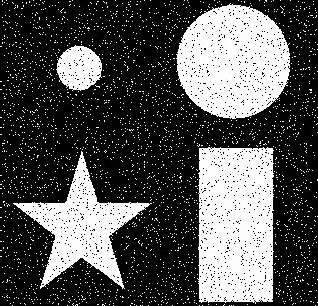
#> input picture Images/figures.jpg, 318 x 306 px, found by its file name
$ python Laboratorio_01_Parizaca_Paul.py
#> lines starting #> are read from the running program, lines starting #| are printed output that depends on the picture
import cv2
import numpy as np
import matplotlib.pyplot as plt

# Lista de imágenes a procesar
imagenes = ['figures.jpg', 'blancoNegro.png', 'figuraV.png', 'ninioB.png', 'riceB.png']

# Ecualizar
def ecualizar_histograma(imagen):
    # Calcula el histograma
    histograma = np.zeros(256)
    for fila in range(imagen.shape[0]):
        for columna in range(imagen.shape[1]):
            histograma[imagen[fila, columna]] += 1

    # Calcula la distribución acumulada (CDF)
    distribucion_acumulada = np.zeros(256)
    distribucion_acumulada[0] = histograma[0]
    for indice in range(1, 256):
        distribucion_acumulada[indice] = distribucion_acumulada[indice-1] + histograma[indice]

    # Normaliza la CDF: (CDF - min(CDF)) * 255 / (total_pixeles - min(CDF))
    # Esto mapea los valores de intensidad a un rango completo de 0 a 255
    minimo_distribucion = np.min(distribucion_acumulada[np.nonzero(distribucion_acumulada)])
    total_pixeles = imagen.shape[0] * imagen.shape[1]
    distribucion_normalizada = ((distribucion_acumulada - minimo_distribucion) * 255 / (total_pixeles - minimo_distribucion)).astype(np.uint8)

    # Aplica la ecualización
    imagen_resultante = np.zeros_like(imagen)
    for fila in range(imagen.shape[0]):
        for columna in range(imagen.shape[1]):
            imagen_resultante[fila, columna] = distribucion_normalizada[imagen[fila, columna]]

    return imagen_resultante, histograma

# Procesa cada imagen
for nombre_imagen in imagenes:
    # Lee la imagen en escala de grises
    imagen_original = cv2.imread(nombre_imagen, cv2.IMREAD_GRAYSCALE)
#> imagen_original is the input picture: shape (306, 318); min 0, max 255, mean 83.2

    # Verifica
    if imagen_original is None:
        print(f"No se pudo cargar '{nombre_imagen}'. Verifica el archivo.")
        continue

    # Calcula histograma inicial
    histograma_inicial = np.zeros(256)
    for fila in range(imagen_original.shape[0]):
        for columna in range(imagen_original.shape[1]):
            histograma_inicial[imagen_original[fila, columna]] += 1

    # Ecualiza la imagen
    imagen_ecualizada, _ = ecualizar_histograma(imagen_original)
#> after the loop in ecualizar_histograma, `for fila in range(imagen.shape[0]):`:
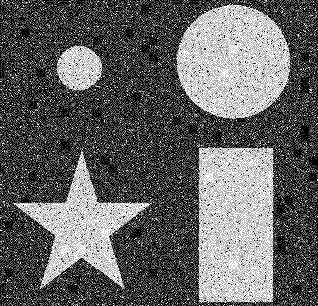
#> imagen_resultante: shape (306, 318); min 0, max 255, mean 101.3

    # Calcula histograma ecualizado
    histograma_final = np.zeros(256)
    for fila in range(imagen_ecualizada.shape[0]):
        for columna in range(imagen_ecualizada.shape[1]):
            histograma_final[imagen_ecualizada[fila, columna]] += 1

    # Crea y muestra la figuras
    plt.figure(figsize=(12, 8))
    plt.subplot(2, 2, 1)
    plt.bar(range(256), histograma_inicial)
    plt.title('Histograma Inicial')
    plt.xlabel('Nivel de Gris')
    plt.ylabel('Frecuencia')

    plt.subplot(2, 2, 2)
    plt.imshow(imagen_original, cmap='gray')
    plt.title('Imagen Original')
    plt.axis('off')

    plt.subplot(2, 2, 3)
    plt.bar(range(256), histograma_final)
    plt.title('Histograma Ecualizado')
    plt.xlabel('Nivel de Gris')
    plt.ylabel('Frecuencia')

    plt.subplot(2, 2, 4)
    plt.imshow(imagen_ecualizada, cmap='gray')
    plt.title('Imagen Ecualizada')
    plt.axis('off')

    plt.tight_layout()
    plt.show()
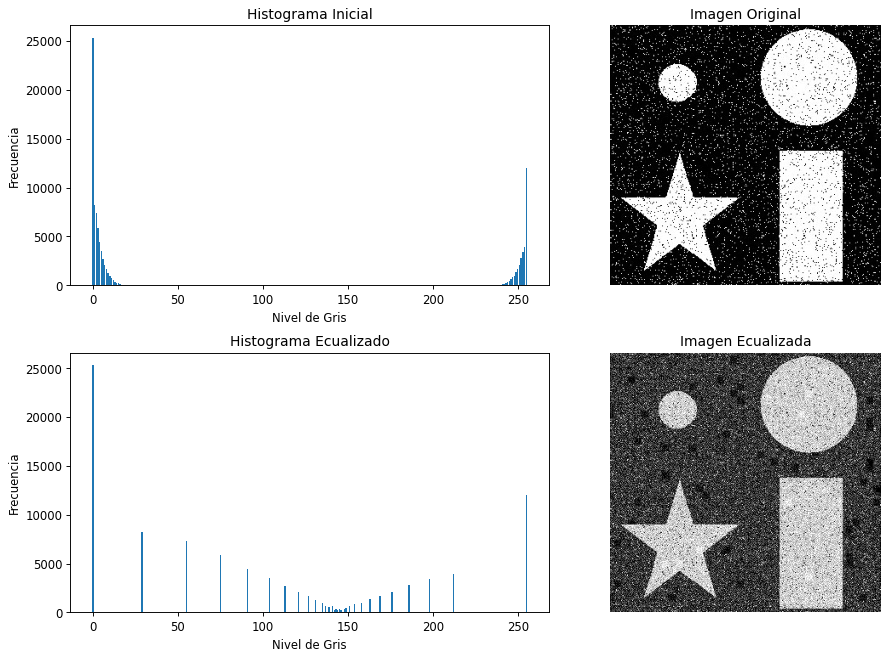
#> figure drawn by matplotlib, 4 panels; panel 1: tallest bar 25300 high, from x = -0.4 to 0.4; panel 3: tallest bar 25300 high, from x = -0.4 to 0.4

    plt.pause(0.1)
#> pass 2 of the loop `for nombre_imagen in imagenes:`:
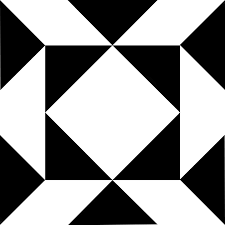
#> input picture Images/blancoNegro.png, 225 x 225 px, found by its file name
#> imagen_original is the input picture: shape (225, 225); min 0, max 255, mean 148.5
#> after the loop in ecualizar_histograma (call 2), `for fila in range(imagen.shape[0]):`:
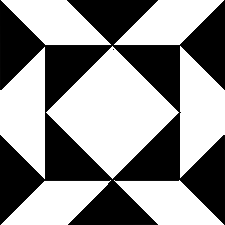
#> imagen_resultante: shape (225, 225); min 0, max 255, mean 144.1
#> `plt.show()`:
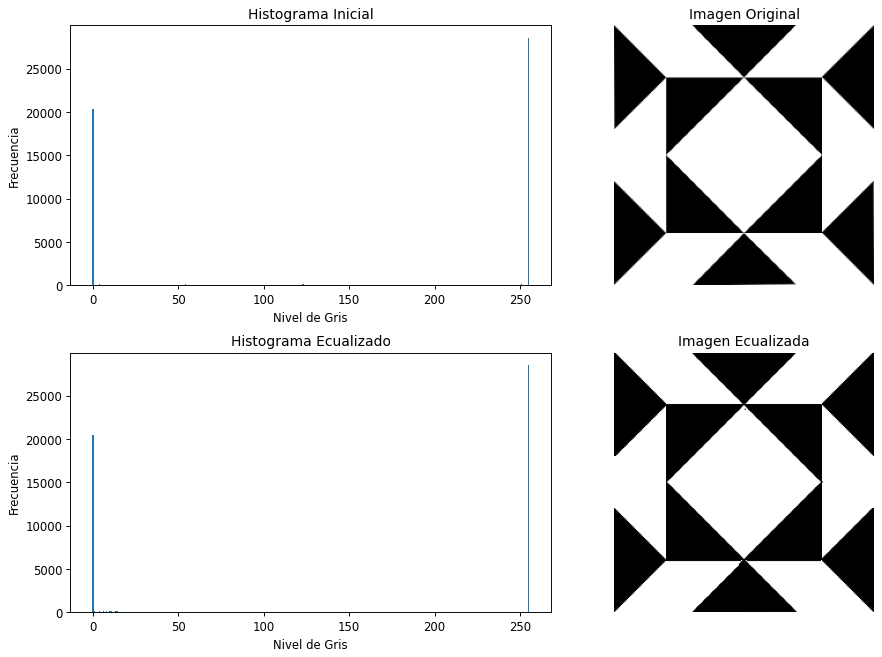
#> figure drawn by matplotlib, 4 panels; panel 1: tallest bar 28557 high, from x = 254.6 to 255.4; panel 3: tallest bar 28557 high, from x = 254.6 to 255.4
#> pass 3 of the loop `for nombre_imagen in imagenes:`:
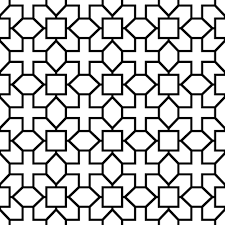
#> input picture Images/figuraV.png, 225 x 225 px, found by its file name
#> imagen_original is the input picture: shape (225, 225); min 0, max 255, mean 196.9
#> after the loop in ecualizar_histograma (call 3), `for fila in range(imagen.shape[0]):`:
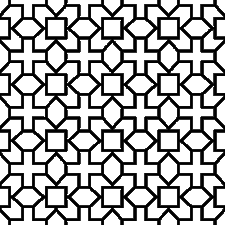
#> imagen_resultante: shape (225, 225); min 0, max 255, mean 172.5
#> `plt.show()`:
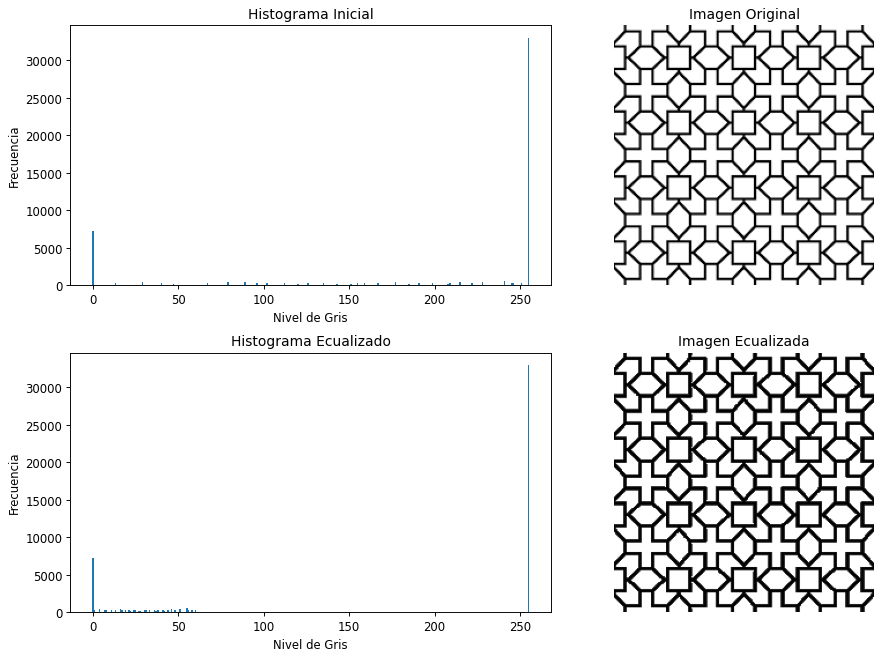
#> figure drawn by matplotlib, 4 panels; panel 1: tallest bar 33003 high, from x = 254.6 to 255.4; panel 3: tallest bar 33003 high, from x = 254.6 to 255.4
#> the loop made 5 passes; the first 3 are shown

print("Procesamiento completado.")
